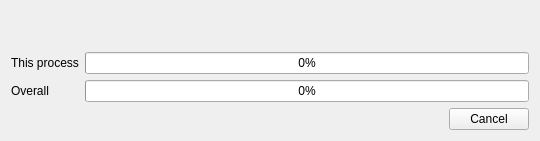
<?xml version="1.0" encoding="UTF-8"?>
<ui version="4.0">
 <class>ProgressWidgetClass</class>
 <widget class="QWidget" name="ProgressWidgetClass">
  <property name="windowModality">
   <enum>Qt::NonModal</enum>
  </property>
  <property name="geometry">
   <rect>
    <x>0</x>
    <y>0</y>
    <width>540</width>
    <height>141</height>
   </rect>
  </property>
  <property name="windowTitle">
   <string>Performing actions...</string>
  </property>
  <layout class="QVBoxLayout" name="verticalLayout">
   <item>
    <widget class="QLabel" name="labelName">
     <property name="text">
      <string/>
     </property>
    </widget>
   </item>
   <item>
    <widget class="QLabel" name="labelCurrentActoin">
     <property name="text">
      <string/>
     </property>
    </widget>
   </item>
   <item>
    <spacer name="verticalSpacer">
     <property name="orientation">
      <enum>Qt::Vertical</enum>
     </property>
     <property name="sizeHint" stdset="0">
      <size>
       <width>20</width>
       <height>67</height>
      </size>
     </property>
    </spacer>
   </item>
   <item>
    <layout class="QGridLayout" name="gridLayout">
     <item row="0" column="0">
      <widget class="QLabel" name="label">
       <property name="text">
        <string>This process</string>
       </property>
      </widget>
     </item>
     <item row="0" column="1">
      <widget class="QProgressBar" name="progressBar">
       <property name="value">
        <number>0</number>
       </property>
      </widget>
     </item>
     <item row="1" column="0">
      <widget class="QLabel" name="label_2">
       <property name="text">
        <string>Overall</string>
       </property>
      </widget>
     </item>
     <item row="1" column="1">
      <widget class="QProgressBar" name="totalProgressBar">
       <property name="value">
        <number>0</number>
       </property>
       <property name="format">
        <string comment="Total:" extracomment="Total:">%p%</string>
       </property>
      </widget>
     </item>
    </layout>
   </item>
   <item>
    <layout class="QHBoxLayout" name="horizontalLayout">
     <item>
      <spacer name="horizontalSpacer">
       <property name="orientation">
        <enum>Qt::Horizontal</enum>
       </property>
       <property name="sizeHint" stdset="0">
        <size>
         <width>40</width>
         <height>20</height>
        </size>
       </property>
      </spacer>
     </item>
     <item>
      <widget class="QPushButton" name="cancelButton">
       <property name="text">
        <string>Cancel</string>
       </property>
      </widget>
     </item>
    </layout>
   </item>
  </layout>
 </widget>
 <resources/>
 <connections/>
</ui>
